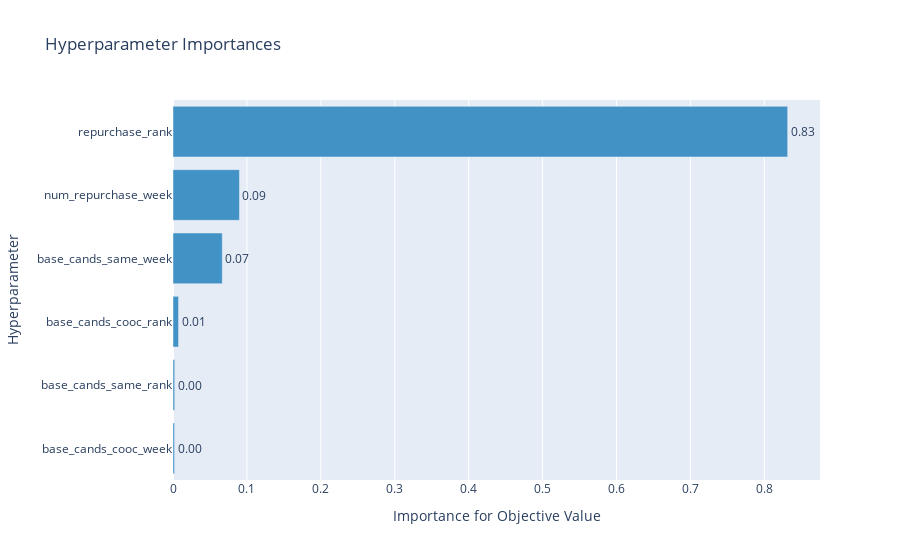

Write notebook code for a chart like this one.
### Code cell
optuna.visualization.plot_param_importances(study)

### Figure 1 — Plotly figure (JSON) as saved in the notebook; plotly's stock layout.template omitted (floating-point values rounded to 4 significant figures)
{"data": [{"cliponaxis": false, "hovertemplate": ["base_cands_cooc_week (IntUniformDistribution): 0.0021276805187080247<extra></extra>", "base_cands_same_rank (IntUniformDistribution): 0.0022992543381476706<extra></extra>", "base_cands_cooc_rank (IntUniformDistribution): 0.0074978594853040755<extra></extra>", "base_cands_same_week (IntUniformDistribution): 0.06666329762376728<extra></extra>", "num_repurchase_week (IntUniformDistribution): 0.08989578462261488<extra></extra>", "repurchase_rank (IntUniformDistribution): 0.8315161234114581<extra></extra>"], "marker": {"color": "rgb(66,146,198)"}, "orientation": "h", "text": ["0.0021276805187080247", "0.0022992543381476706", "0.0074978594853040755", "0.06666329762376728", "0.08989578462261488", "0.8315161234114581"], "textposition": "outside", "texttemplate": "%{text:.2f}", "type": "bar", "x": [0.002128, 0.002299, 0.007498, 0.06666, 0.0899, 0.8315], "y": ["base_cands_cooc_week", "base_cands_same_rank", "base_cands_cooc_rank", "base_cands_same_week", "num_repurchase_week", "repurchase_rank"]}], "layout": {"showlegend": false, "title": {"text": "Hyperparameter Importances"}, "xaxis": {"title": {"text": "Importance for Objective Value"}}, "yaxis": {"title": {"text": "Hyperparameter"}}}}
